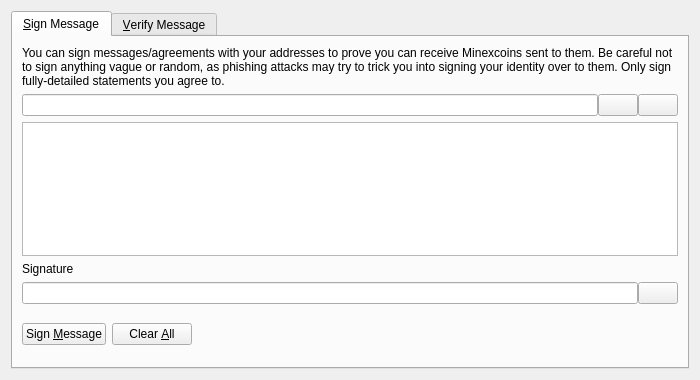
<?xml version="1.0" encoding="UTF-8"?>
<ui version="4.0">
 <class>SignVerifyMessageDialog</class>
 <widget class="QDialog" name="SignVerifyMessageDialog">
  <property name="geometry">
   <rect>
    <x>0</x>
    <y>0</y>
    <width>700</width>
    <height>380</height>
   </rect>
  </property>
  <property name="windowTitle">
   <string>Signatures - Sign / Verify a Message</string>
  </property>
  <property name="modal">
   <bool>true</bool>
  </property>
  <layout class="QVBoxLayout" name="verticalLayout">
   <item>
    <widget class="QTabWidget" name="tabWidget">
     <property name="currentIndex">
      <number>0</number>
     </property>
     <widget class="QWidget" name="tabSignMessage">
      <attribute name="title">
       <string>&amp;Sign Message</string>
      </attribute>
      <layout class="QVBoxLayout" name="verticalLayout_SM">
       <item>
        <widget class="QLabel" name="infoLabel_SM">
         <property name="text">
          <string>You can sign messages/agreements with your addresses to prove you can receive Minexcoins sent to them. Be careful not to sign anything vague or random, as phishing attacks may try to trick you into signing your identity over to them. Only sign fully-detailed statements you agree to.</string>
         </property>
         <property name="textFormat">
          <enum>Qt::PlainText</enum>
         </property>
         <property name="wordWrap">
          <bool>true</bool>
         </property>
        </widget>
       </item>
       <item>
        <layout class="QHBoxLayout" name="horizontalLayout_1_SM">
         <property name="spacing">
          <number>0</number>
         </property>
         <item>
          <widget class="QValidatedLineEdit" name="addressIn_SM">
           <property name="toolTip">
            <string>The Minexcoin address to sign the message with</string>
           </property>
          </widget>
         </item>
         <item>
          <widget class="QPushButton" name="addressBookButton_SM">
           <property name="toolTip">
            <string>Choose previously used address</string>
           </property>
           <property name="text">
            <string/>
           </property>
           <property name="icon">
            <iconset resource="../bitcoin.qrc">
             <normaloff>:/icons/address-book</normaloff>:/icons/address-book</iconset>
           </property>
           <property name="shortcut">
            <string>Alt+A</string>
           </property>
           <property name="autoDefault">
            <bool>false</bool>
           </property>
          </widget>
         </item>
         <item>
          <widget class="QPushButton" name="pasteButton_SM">
           <property name="toolTip">
            <string>Paste address from clipboard</string>
           </property>
           <property name="text">
            <string/>
           </property>
           <property name="icon">
            <iconset resource="../bitcoin.qrc">
             <normaloff>:/icons/editpaste</normaloff>:/icons/editpaste</iconset>
           </property>
           <property name="shortcut">
            <string>Alt+P</string>
           </property>
           <property name="autoDefault">
            <bool>false</bool>
           </property>
          </widget>
         </item>
        </layout>
       </item>
       <item>
        <widget class="QPlainTextEdit" name="messageIn_SM">
         <property name="toolTip">
          <string>Enter the message you want to sign here</string>
         </property>
        </widget>
       </item>
       <item>
        <widget class="QLabel" name="signatureLabel_SM">
         <property name="text">
          <string>Signature</string>
         </property>
         <property name="textFormat">
          <enum>Qt::PlainText</enum>
         </property>
        </widget>
       </item>
       <item>
        <layout class="QHBoxLayout" name="horizontalLayout_2_SM">
         <property name="spacing">
          <number>0</number>
         </property>
         <item>
          <widget class="QLineEdit" name="signatureOut_SM">
           <property name="font">
            <font>
             <italic>true</italic>
            </font>
           </property>
           <property name="readOnly">
            <bool>true</bool>
           </property>
          </widget>
         </item>
         <item>
          <widget class="QPushButton" name="copySignatureButton_SM">
           <property name="toolTip">
            <string>Copy the current signature to the system clipboard</string>
           </property>
           <property name="text">
            <string/>
           </property>
           <property name="icon">
            <iconset resource="../bitcoin.qrc">
             <normaloff>:/icons/editcopy</normaloff>:/icons/editcopy</iconset>
           </property>
           <property name="autoDefault">
            <bool>false</bool>
           </property>
          </widget>
         </item>
        </layout>
       </item>
       <item>
        <layout class="QHBoxLayout" name="horizontalLayout_3_SM">
         <item>
          <widget class="QPushButton" name="signMessageButton_SM">
           <property name="toolTip">
            <string>Sign the message to prove you own this Minexcoin address</string>
           </property>
           <property name="text">
            <string>Sign &amp;Message</string>
           </property>
           <property name="icon">
            <iconset resource="../bitcoin.qrc">
             <normaloff>:/icons/edit</normaloff>:/icons/edit</iconset>
           </property>
           <property name="autoDefault">
            <bool>false</bool>
           </property>
          </widget>
         </item>
         <item>
          <widget class="QPushButton" name="clearButton_SM">
           <property name="toolTip">
            <string>Reset all sign message fields</string>
           </property>
           <property name="text">
            <string>Clear &amp;All</string>
           </property>
           <property name="icon">
            <iconset resource="../bitcoin.qrc">
             <normaloff>:/icons/remove</normaloff>:/icons/remove</iconset>
           </property>
           <property name="autoDefault">
            <bool>false</bool>
           </property>
          </widget>
         </item>
         <item>
          <spacer name="horizontalSpacer_1_SM">
           <property name="orientation">
            <enum>Qt::Horizontal</enum>
           </property>
           <property name="sizeHint" stdset="0">
            <size>
             <width>40</width>
             <height>48</height>
            </size>
           </property>
          </spacer>
         </item>
         <item>
          <widget class="QLabel" name="statusLabel_SM">
           <property name="font">
            <font>
             <weight>75</weight>
             <bold>true</bold>
            </font>
           </property>
           <property name="text">
            <string/>
           </property>
           <property name="wordWrap">
            <bool>true</bool>
           </property>
          </widget>
         </item>
         <item>
          <spacer name="horizontalSpacer_2_SM">
           <property name="orientation">
            <enum>Qt::Horizontal</enum>
           </property>
           <property name="sizeHint" stdset="0">
            <size>
             <width>40</width>
             <height>48</height>
            </size>
           </property>
          </spacer>
         </item>
        </layout>
       </item>
      </layout>
     </widget>
     <widget class="QWidget" name="tabVerifyMessage">
      <attribute name="title">
       <string>&amp;Verify Message</string>
      </attribute>
      <layout class="QVBoxLayout" name="verticalLayout_VM">
       <item>
        <widget class="QLabel" name="infoLabel_VM">
         <property name="text">
          <string>Enter the receiver's address, message (ensure you copy line breaks, spaces, tabs, etc. exactly) and signature below to verify the message. Be careful not to read more into the signature than what is in the signed message itself, to avoid being tricked by a man-in-the-middle attack. Note that this only proves the signing party receives with the address, it cannot prove sendership of any transaction!</string>
         </property>
         <property name="textFormat">
          <enum>Qt::PlainText</enum>
         </property>
         <property name="alignment">
          <set>Qt::AlignLeading|Qt::AlignLeft|Qt::AlignTop</set>
         </property>
         <property name="wordWrap">
          <bool>true</bool>
         </property>
        </widget>
       </item>
       <item>
        <layout class="QHBoxLayout" name="horizontalLayout_1_VM">
         <property name="spacing">
          <number>0</number>
         </property>
         <item>
          <widget class="QValidatedLineEdit" name="addressIn_VM">
           <property name="toolTip">
            <string>The Minexcoin address the message was signed with</string>
           </property>
          </widget>
         </item>
         <item>
          <widget class="QPushButton" name="addressBookButton_VM">
           <property name="toolTip">
            <string>Choose previously used address</string>
           </property>
           <property name="text">
            <string/>
           </property>
           <property name="icon">
            <iconset resource="../bitcoin.qrc">
             <normaloff>:/icons/address-book</normaloff>:/icons/address-book</iconset>
           </property>
           <property name="shortcut">
            <string>Alt+A</string>
           </property>
           <property name="autoDefault">
            <bool>false</bool>
           </property>
          </widget>
         </item>
        </layout>
       </item>
       <item>
        <widget class="QPlainTextEdit" name="messageIn_VM"/>
       </item>
       <item>
        <widget class="QValidatedLineEdit" name="signatureIn_VM"/>
       </item>
       <item>
        <layout class="QHBoxLayout" name="horizontalLayout_2_VM">
         <item>
          <widget class="QPushButton" name="verifyMessageButton_VM">
           <property name="toolTip">
            <string>Verify the message to ensure it was signed with the specified Minexcoin address</string>
           </property>
           <property name="text">
            <string>Verify &amp;Message</string>
           </property>
           <property name="icon">
            <iconset resource="../bitcoin.qrc">
             <normaloff>:/icons/transaction_0</normaloff>:/icons/transaction_0</iconset>
           </property>
           <property name="autoDefault">
            <bool>false</bool>
           </property>
          </widget>
         </item>
         <item>
          <widget class="QPushButton" name="clearButton_VM">
           <property name="toolTip">
            <string>Reset all verify message fields</string>
           </property>
           <property name="text">
            <string>Clear &amp;All</string>
           </property>
           <property name="icon">
            <iconset resource="../bitcoin.qrc">
             <normaloff>:/icons/remove</normaloff>:/icons/remove</iconset>
           </property>
           <property name="autoDefault">
            <bool>false</bool>
           </property>
          </widget>
         </item>
         <item>
          <spacer name="horizontalSpacer_1_VM">
           <property name="orientation">
            <enum>Qt::Horizontal</enum>
           </property>
           <property name="sizeHint" stdset="0">
            <size>
             <width>40</width>
             <height>48</height>
            </size>
           </property>
          </spacer>
         </item>
         <item>
          <widget class="QLabel" name="statusLabel_VM">
           <property name="font">
            <font>
             <weight>75</weight>
             <bold>true</bold>
            </font>
           </property>
           <property name="text">
            <string/>
           </property>
           <property name="wordWrap">
            <bool>true</bool>
           </property>
          </widget>
         </item>
         <item>
          <spacer name="horizontalSpacer_2_VM">
           <property name="orientation">
            <enum>Qt::Horizontal</enum>
           </property>
           <property name="sizeHint" stdset="0">
            <size>
             <width>40</width>
             <height>48</height>
            </size>
           </property>
          </spacer>
         </item>
        </layout>
       </item>
      </layout>
     </widget>
    </widget>
   </item>
  </layout>
 </widget>
 <customwidgets>
  <customwidget>
   <class>QValidatedLineEdit</class>
   <extends>QLineEdit</extends>
   <header>qvalidatedlineedit.h</header>
  </customwidget>
 </customwidgets>
 <resources>
  <include location="../bitcoin.qrc"/>
 </resources>
 <connections/>
</ui>
